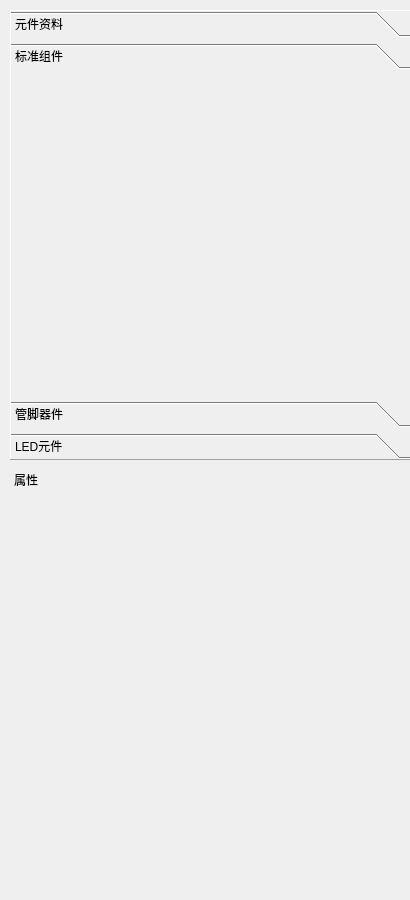
<?xml version="1.0" encoding="UTF-8"?>
<ui version="4.0">
 <class>DataToolWidget</class>
 <widget class="QWidget" name="DataToolWidget">
  <property name="geometry">
   <rect>
    <x>0</x>
    <y>0</y>
    <width>410</width>
    <height>900</height>
   </rect>
  </property>
  <property name="windowTitle">
   <string>DataToolWidget</string>
  </property>
  <widget class="QToolBox" name="toolBox">
   <property name="geometry">
    <rect>
     <x>10</x>
     <y>10</y>
     <width>410</width>
     <height>450</height>
    </rect>
   </property>
   <property name="frameShape">
    <enum>QFrame::Panel</enum>
   </property>
   <property name="frameShadow">
    <enum>QFrame::Raised</enum>
   </property>
   <property name="currentIndex">
    <number>1</number>
   </property>
   <widget class="QWidget" name="page">
    <property name="geometry">
     <rect>
      <x>0</x>
      <y>0</y>
      <width>408</width>
      <height>328</height>
     </rect>
    </property>
    <attribute name="label">
     <string>元件资料</string>
    </attribute>
   </widget>
   <widget class="QWidget" name="page_1">
    <property name="geometry">
     <rect>
      <x>0</x>
      <y>0</y>
      <width>408</width>
      <height>328</height>
     </rect>
    </property>
    <attribute name="label">
     <string>标准组件</string>
    </attribute>
   </widget>
   <widget class="QWidget" name="page_2">
    <property name="geometry">
     <rect>
      <x>0</x>
      <y>0</y>
      <width>98</width>
      <height>28</height>
     </rect>
    </property>
    <attribute name="label">
     <string>管脚器件</string>
    </attribute>
   </widget>
   <widget class="QWidget" name="page_3">
    <property name="geometry">
     <rect>
      <x>0</x>
      <y>0</y>
      <width>98</width>
      <height>28</height>
     </rect>
    </property>
    <attribute name="label">
     <string>LED元件</string>
    </attribute>
   </widget>
  </widget>
  <widget class="QDockWidget" name="dockWidget">
   <property name="geometry">
    <rect>
     <x>10</x>
     <y>470</y>
     <width>390</width>
     <height>650</height>
    </rect>
   </property>
   <property name="features">
    <set>QDockWidget::NoDockWidgetFeatures</set>
   </property>
   <property name="windowTitle">
    <string>属性</string>
   </property>
   <widget class="QWidget" name="dockWidgetContents"/>
  </widget>
 </widget>
 <layoutdefault spacing="6" margin="11"/>
 <resources/>
 <connections/>
</ui>
